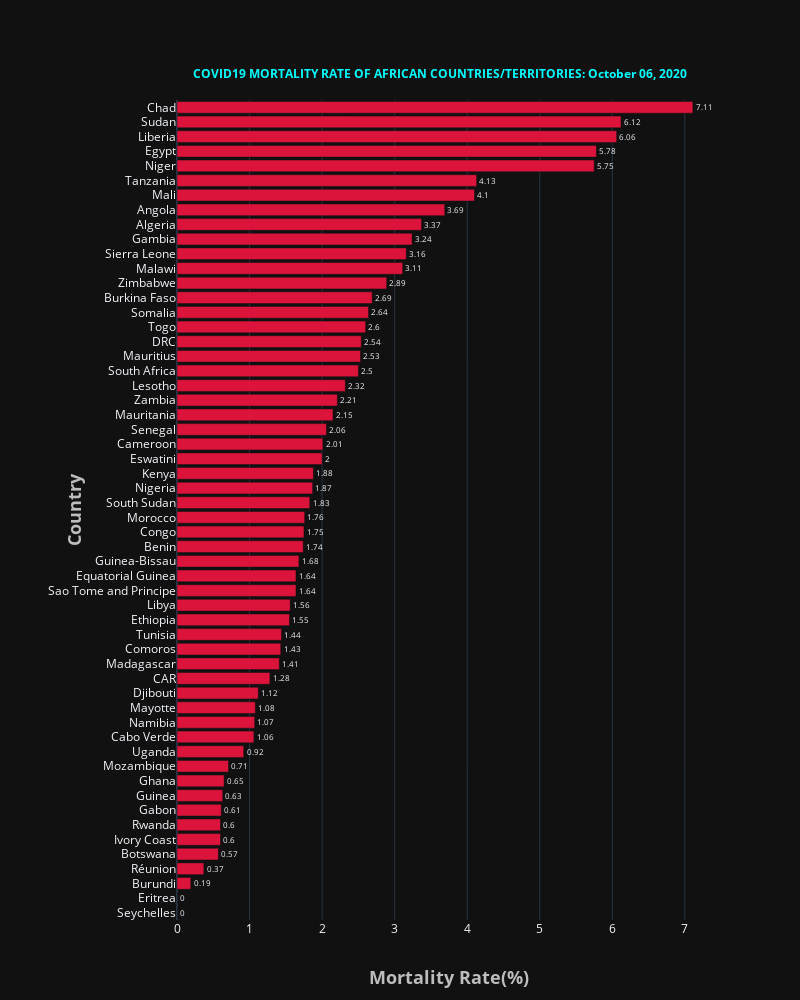

Notebook code cell kept with this figure:
### Markdown cell above
<a id='mortality'></a>

### Code cell
fig = go.Figure()

fig.add_trace(go.Bar(y = african_mortality100['Country_Other'][::-1],x=african_mortality100['Mortality_Rate'][::-1],
                     text=african_mortality100['Mortality_Rate'][::-1],textposition='outside',name = "Afria",marker_color='Crimson',orientation='h',                  
))
fig.update_layout(
    template='plotly_dark',
    title={
        'text': '<b>COVID19 MORTALITY RATE OF AFRICAN COUNTRIES/TERRITORIES: ' + date_string +'</b>',
        'y':0.93,
        'x':0.55,
        'xanchor': 'center',
        'yanchor': 'top',
        'font_color':'Cyan',
        'font_size':12},
    xaxis=dict(title='<b>Mortality Rate(%)</b>',titlefont_size=18, titlefont=dict(color='#BDBDBD')),
    yaxis=dict(title='<b>Country</b>',titlefont_size=18, tickprefix="      ", titlefont=dict(color='#BDBDBD')),
    autosize=False,
    width=800,
    height=1000,     
)

fig.show()

### Figure 1 — Plotly figure (JSON) as saved in the notebook; plotly's stock layout.template omitted (floating-point values rounded to 4 significant figures)
{"data": [{"marker": {"color": "Crimson"}, "name": "Afria", "orientation": "h", "text": [0, 0, 0.19, 0.37, 0.57, 0.6, 0.6, 0.61, 0.63, 0.65, 0.71, 0.92, 1.06, 1.07, 1.08, 1.12, 1.28, 1.41, 1.43, 1.44, 1.55, 1.56, 1.64, 1.64, 1.68, 1.74, 1.75, 1.76, 1.83, 1.87, 1.88, 2, 2.01, 2.06, 2.15, 2.21, 2.32, 2.5, 2.53, 2.54, 2.6, 2.64, 2.69, 2.89, 3.11, 3.16, 3.24, 3.37, 3.69, 4.1, 4.13, 5.75, 5.78, 6.06, 6.12, 7.11], "textposition": "outside", "type": "bar", "x": [0, 0, 0.19, 0.37, 0.57, 0.6, 0.6, 0.61, 0.63, 0.65, 0.71, 0.92, 1.06, 1.07, 1.08, 1.12, 1.28, 1.41, 1.43, 1.44, 1.55, 1.56, 1.64, 1.64, 1.68, 1.74, 1.75, 1.76, 1.83, 1.87, 1.88, 2, 2.01, 2.06, 2.15, 2.21, 2.32, 2.5, 2.53, 2.54, 2.6, 2.64, 2.69, 2.89, 3.11, 3.16, 3.24, 3.37, 3.69, 4.1, 4.13, 5.75, 5.78, 6.06, 6.12, 7.11], "y": ["Seychelles", "Eritrea", "Burundi", "Réunion", "Botswana", "Ivory Coast", "Rwanda", "Gabon", "Guinea", "Ghana", "Mozambique", "Uganda", "Cabo Verde", "Namibia", "Mayotte", "Djibouti", "CAR", "Madagascar", "Comoros", "Tunisia", "Ethiopia", "Libya", "Sao Tome and Principe", "Equatorial Guinea", "Guinea-Bissau", "Benin", "Congo", "Morocco", "South Sudan", "Nigeria", "Kenya", "Eswatini", "Cameroon", "Senegal", "Mauritania", "Zambia", "Lesotho", "South Africa", "Mauritius", "DRC", "Togo", "Somalia", "Burkina Faso", "Zimbabwe", "Malawi", "Sierra Leone", "Gambia", "Algeria", "Angola", "Mali", "Tanzania", "Niger", "Egypt", "Liberia", "Sudan", "Chad"]}], "layout": {"autosize": false, "height": 1000, "title": {"font": {"color": "Cyan", "size": 12}, "text": "<b>COVID19 MORTALITY RATE OF AFRICAN COUNTRIES/TERRITORIES: October 06, 2020</b>", "x": 0.55, "xanchor": "center", "y": 0.93, "yanchor": "top"}, "width": 800, "xaxis": {"title": {"font": {"color": "#BDBDBD", "size": 18}, "text": "<b>Mortality Rate(%)</b>"}}, "yaxis": {"tickprefix": "      ", "title": {"font": {"color": "#BDBDBD", "size": 18}, "text": "<b>Country</b>"}}}}
